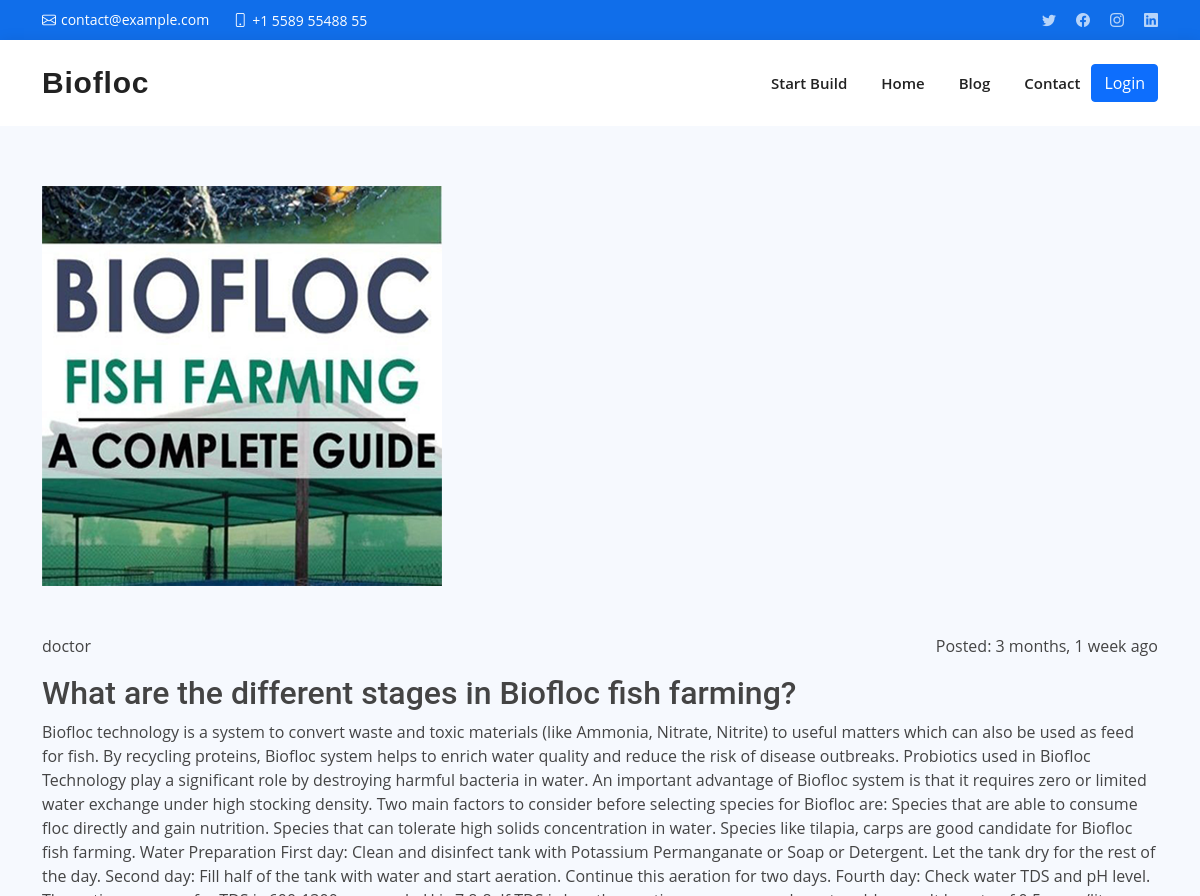
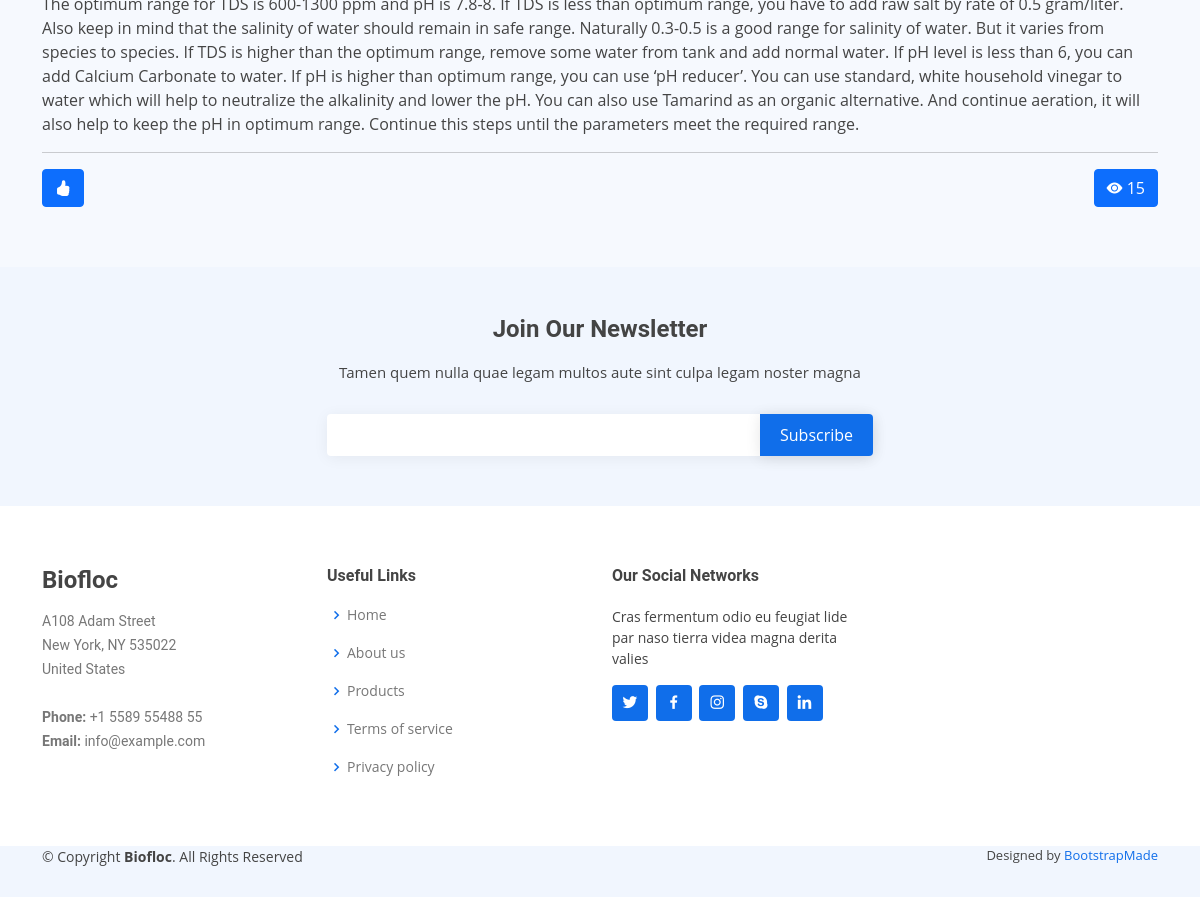
Screenshot of /blog-details/1/ with the database file from the repository (2 pictures, top to bottom).
### blog/models.py (models this page shows, shortened)
class Blog(models.Model):
    title = models.CharField(max_length=255)
    details = models.TextField()
    image = models.ImageField(upload_to='blog', default='720x400.png')
    post_views = models.IntegerField(default=0)
    status = models.BooleanField(default=False)
    author = models.ForeignKey(
        User, related_name='blog', on_delete=models.CASCADE)
    likes = models.ManyToManyField(
        User, related_name='likes', blank=True)
    like_count = models.BigIntegerField(default=0)
    created_at = models.DateTimeField(auto_now_add=True)

### account/models.py (models this page shows)
class User(AbstractUser):
    FARMAR = 'FARMAR'
    AGRICULTURERIST = 'AGRICULTURERIST'
    VATONARIS = 'VATONARIS'
    IS_DOCTOR = 'DOCTOR'
    IS_USER = 'USER'
    USER_TYPE_CHOICES = [
        (IS_DOCTOR, 'Doctor'),
        (IS_USER, 'User'),
    ]
    user_type = models.CharField(
        max_length=20, choices=USER_TYPE_CHOICES, default=IS_USER)

### blog/views.py (the view)
# urls.py: path('blog-details/<pk>/', BlogDetailsView.as_view(), name='blog-details'),
class BlogDetailsView(DetailView):
    model = Blog
    context_object_name = 'blog'
    def get_object(self):
        obj = super().get_object()
        obj.post_views += 1
        obj.save()
        return obj

### templates/blog/blog_detail.html (shortened to what this page needs)
{% extends "layout/layout.html" %}
{% block content %}
{% load humanize %}
<section id="team" class="team section-bg">
    <div class="container aos-init aos-animate" data-aos="fade-up">
        <div class="blog details">
            <img class="img-fluid" src="{{ blog.image.url }}" alt="blog">
            <div class="pt-5">
                <p class="d-flex justify-content-between">{{blog.author}}
                    <span class="float-right text-gray-700 font-light">Posted: {{ blog.created_at|naturaltime }}</span>
                </p>
                <h2>{{blog.title}}</h2>
                <p class="leading-relaxed mb-3">{{blog.details}}</p>
                <hr>
                <div class="d-flex justify-content-between">
                    <div class="">
                        {% if request.user.is_authenticated %}
                        <button value="{{blog.id}}" id="like_button" type="button" class="btn btn-primary">
                            <i class="bi bi-hand-thumbs-up-fill"></i>
                            <span class="ml-2" id="like_count">
                                {{blog.like_count}}
                            </span></button>
                        {% else %}
                        <a href="{%  url 'login' %}" class="btn btn-primary">
                            <i class="bi bi-hand-thumbs-up-fill"></i>
                        </a>
                        {% endif %}
                    </div>
                    <div class="">
                        <button class="btn btn-primary">
                            <i class="bi bi-eye-fill"></i>
                            {{blog.post_views}}
                        </button>
                    </div>
                </div>
            </div>
        </div>
    </div>
</section>
{% endblock content %}

### static/assets/css/style.css (style rules this page uses)
body { font-family: "Open Sans", sans-serif; color: #444444; }
a { color: #106eea; text-decoration: none; }
h1, h2, h3, h4, h5, h6 { font-family: "Roboto", sans-serif; }
section { padding: 60px 0; overflow: hidden; }
.section-bg { background-color: #f6f9fe; }
.team { padding: 60px 0; }

### rows the page displays
Blog: image (picture), author "doctor", created_at "3 months, 1 week ago", title "What are the different stages in Biofloc fish farming?", details "Biofloc technology is a system to convert waste and toxic materials (like Ammonia, Nitrate, Nitrite) to useful matters which can also be used as feed for fish. By recycling proteins, Biofloc system helps to enrich water quality and reduce the risk of disease outbreaks. Probiotics used in Biofloc Technology play a significant role by destroying harmful bacteria in water. An important advantage of Biofloc system is that it requires zero or limited water exchange under high stocking density. Two main factors to consider before selecting species for Biofloc are: Species that are able to consume floc directly and gain nutrition. Species that can tolerate high solids concentration in water.…", post_views "15"
